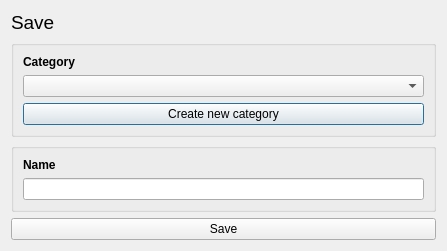
<?xml version="1.0" encoding="UTF-8"?>
<ui version="4.0">
 <class>SaveResourceDialog</class>
 <widget class="QDialog" name="SaveResourceDialog">
  <property name="geometry">
   <rect>
    <x>0</x>
    <y>0</y>
    <width>447</width>
    <height>237</height>
   </rect>
  </property>
  <property name="sizePolicy">
   <sizepolicy hsizetype="Preferred" vsizetype="Preferred">
    <horstretch>0</horstretch>
    <verstretch>0</verstretch>
   </sizepolicy>
  </property>
  <property name="font">
   <font>
    <family>Segoe UI</family>
   </font>
  </property>
  <property name="windowTitle">
   <string>Save</string>
  </property>
  <layout class="QGridLayout" name="gridLayout">
   <item row="1" column="0">
    <widget class="QGroupBox" name="groupBox_2">
     <property name="title">
      <string/>
     </property>
     <layout class="QGridLayout" name="gridLayout_5">
      <item row="1" column="0">
       <widget class="QComboBox" name="categoryBox"/>
      </item>
      <item row="0" column="0">
       <widget class="QLabel" name="label">
        <property name="font">
         <font>
          <weight>75</weight>
          <bold>true</bold>
         </font>
        </property>
        <property name="text">
         <string>Category</string>
        </property>
       </widget>
      </item>
      <item row="2" column="0">
       <widget class="QPushButton" name="newCategory">
        <property name="text">
         <string>Create new category</string>
        </property>
       </widget>
      </item>
     </layout>
    </widget>
   </item>
   <item row="2" column="0">
    <widget class="QGroupBox" name="groupBox_3">
     <property name="title">
      <string/>
     </property>
     <layout class="QGridLayout" name="gridLayout_6">
      <item row="1" column="0">
       <widget class="QLineEdit" name="nameEdit"/>
      </item>
      <item row="0" column="0">
       <widget class="QLabel" name="label_2">
        <property name="font">
         <font>
          <weight>75</weight>
          <bold>true</bold>
         </font>
        </property>
        <property name="text">
         <string>Name</string>
        </property>
       </widget>
      </item>
     </layout>
    </widget>
   </item>
   <item row="3" column="0">
    <spacer name="verticalSpacer">
     <property name="orientation">
      <enum>Qt::Vertical</enum>
     </property>
     <property name="sizeHint" stdset="0">
      <size>
       <width>20</width>
       <height>40</height>
      </size>
     </property>
    </spacer>
   </item>
   <item row="4" column="0">
    <widget class="QPushButton" name="importButton">
     <property name="text">
      <string>Save</string>
     </property>
    </widget>
   </item>
   <item row="0" column="0">
    <widget class="QLabel" name="label_3">
     <property name="font">
      <font>
       <pointsize>14</pointsize>
      </font>
     </property>
     <property name="text">
      <string>Save</string>
     </property>
    </widget>
   </item>
  </layout>
 </widget>
 <resources/>
 <connections>
  <connection>
   <sender>importButton</sender>
   <signal>pressed()</signal>
   <receiver>SaveResourceDialog</receiver>
   <slot>accept()</slot>
   <hints>
    <hint type="sourcelabel">
     <x>223</x>
     <y>218</y>
    </hint>
    <hint type="destinationlabel">
     <x>223</x>
     <y>138</y>
    </hint>
   </hints>
  </connection>
 </connections>
</ui>
